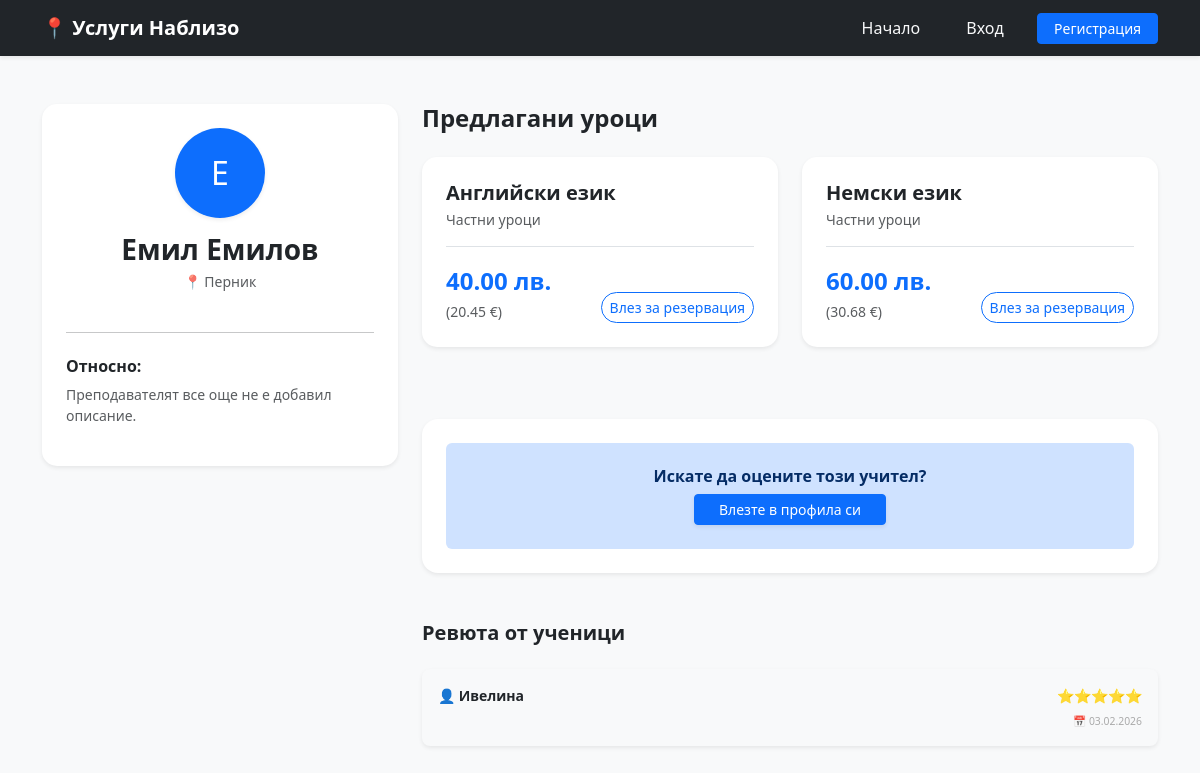
The page /public-profile/2 on the database as committed earlier.
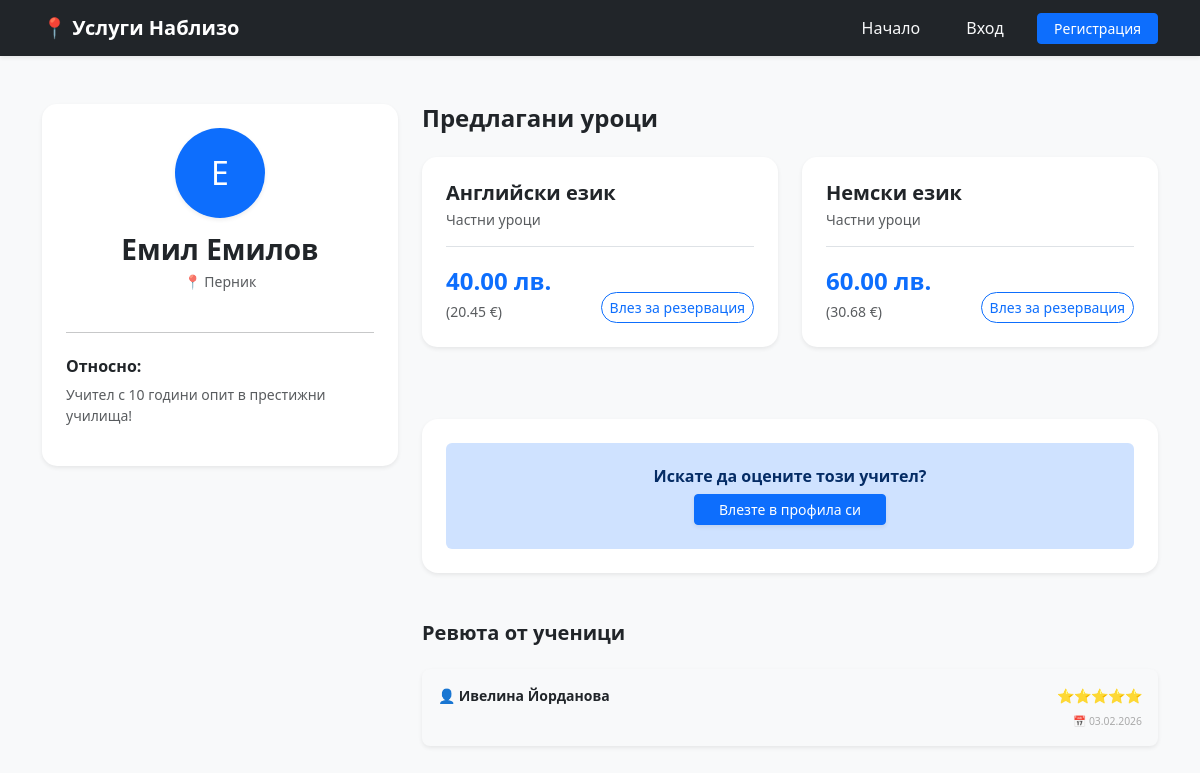
The same page on the database as committed later.
### app/models.py (models this page shows)
class User(Base):
    __tablename__ = "users"
    id = Column(Integer, primary_key=True, index=True)
    email = Column(String, unique=True, index=True)
    password = Column(String)
    role = Column(String)
    first_name = Column(String, nullable=True)
    username = Column(String, unique=True, index=True, nullable=True)
    phone = Column(String, nullable=True)
    address = Column(String, nullable=True)
    bio = Column(String, nullable=True)
    is_verified = Column(Boolean, default=False)
    lessons = relationship("Lesson", back_populates="teacher")
    reviews = relationship("Review", foreign_keys="[Review.teacher_id]")

class Review(Base):
    __tablename__ = "reviews"
    id = Column(Integer, primary_key=True, index=True)
    teacher_id = Column(Integer, ForeignKey("users.id"))
    user_id = Column(Integer, ForeignKey("users.id"))
    rating = Column(Integer, nullable=False)
    comment = Column(Text, nullable=True)
    created_at = Column(DateTime, default=datetime.utcnow)
    teacher = relationship("User", foreign_keys=[teacher_id])
    reviewer = relationship("User", foreign_keys=[user_id])

### app/main.py (the view)
@app.get("/public-profile/{user_id}", response_class=HTMLResponse)
def public_profile(request: Request, user_id: int, db: Session = Depends(get_db), current_user_id: str = Cookie(None)):
    print(f"DEBUG: Отварям профил на потребител с ID: {user_id}")
    user = db.query(models.User).filter(models.User.id == user_id).first()
    if not user:
        return HTMLResponse(content="<script>alert('Потребителят не е намерен!'); window.history.back();</script>")
    teacher_lessons = db.query(models.Lesson).filter(models.Lesson.teacher_id == user_id).all()
    reviews = db.query(models.Review).filter(models.Review.teacher_id == user_id).order_by(models.Review.created_at.desc()).all()
    return templates.TemplateResponse("public_profile.html", {
        "request": request,
        "user": user,
        "lessons": teacher_lessons,
        "reviews": reviews,
        "eur_rate": 1.95583,
        "is_logged_in": True if current_user_id else False,
        "current_user_id": int(current_user_id) if current_user_id else None
    })

### templates/public_profile.html (shortened to what the changed rows need)
<!DOCTYPE html>
<html lang="bg">
<head>
    <link href="https://cdn.jsdelivr.net/npm/bootstrap@5.3.0/dist/css/bootstrap.min.css" rel="stylesheet">
</head>
<body class="bg-light">
    <div class="container">
        <div class="row">
            <div class="col-md-4 mb-4">
                <div class="card shadow-sm p-4 text-center border-0 card-service">
                    <div class="rounded-circle avatar-circle shadow-sm">
                        {{ (user.first_name or user.username)[0].upper() }}
                    </div>
                    <h3 class="fw-bold mb-1">{{ user.first_name or user.username }}</h3>
                    <p class="text-muted small">📍 {{ user.address or "Локация не е посочена" }}</p>
                    <hr class="my-4">
                    <div class="text-start">
                        <h6 class="fw-bold text-dark">Относно:</h6>
                        <p class="text-muted small">{{ user.bio or "Преподавателят все още не е добавил описание." }}</p>
                    </div>
                </div>
            </div>
            <div class="col-md-8">
                <div class="mt-5 mb-5">
                    {% if reviews %}
                        {% for review in reviews %}
                        <div class="card shadow-sm border-0 mb-3 review-card rounded-3">
                            <div class="card-body p-3">
                                <div class="d-flex justify-content-between align-items-center">
                                    <span class="fw-bold text-dark small">👤 {{ review.reviewer.first_name if review.reviewer else "Анонимен" }}</span>
                                    <span class="text-warning small">{% for i in range(review.rating) %}⭐{% endfor %}</span>
                                </div>
                                <div class="text-end mt-2" style="font-size: 0.65rem; color: #aaa;">
                                    📅 {{ review.created_at.strftime('%d.%m.%Y') }}
                                </div>
                            </div>
                        </div>
                        {% endfor %}
                    {% else %}
                        <p class="text-muted small text-center py-4">Все още няма ревюта.</p>
                    {% endif %}
                </div>
            </div>
        </div>
    </div>
</body>
</html>

Rows that differ between the two databases and show on the page:
changed User "Емил Емилов": bio "Преподавателят все още не е добавил описание." → "Учител с 10 години опит в престижни училища!"
changed through a linked row, Review: reviewer "Ивелина" → "Ивелина Йорданова"
